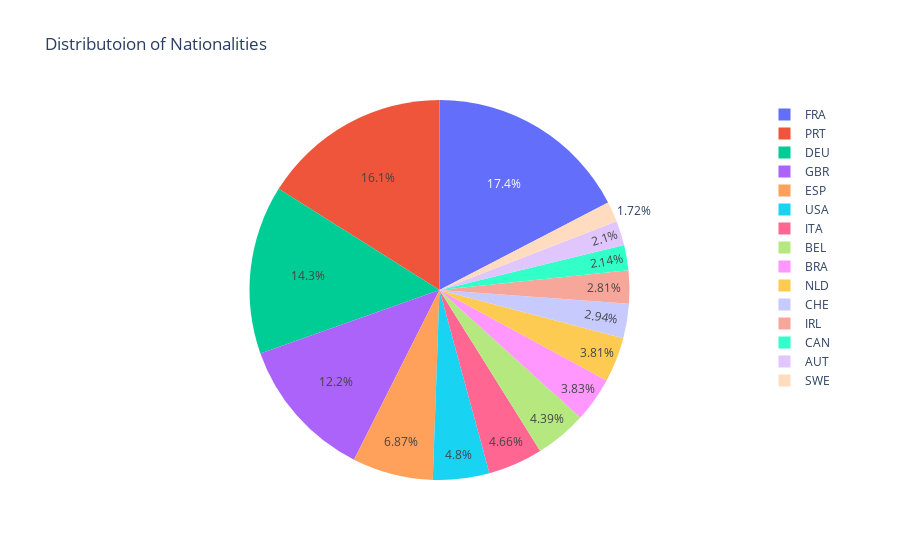

Write notebook code for a chart like this one.
### Code cell
top_15 = df['Nationality'].value_counts().head(15)
fig = px.pie( values = top_15.values,names=top_15.keys(), title='Distributoion of Nationalities')
fig.show()

### Figure 1 — Plotly figure (JSON) as saved in the notebook; plotly's stock layout.template omitted (floating-point values rounded to 4 significant figures)
{"data": [{"domain": {"x": [0, 1], "y": [0, 1]}, "hovertemplate": "label=%{label}<br>value=%{value}<extra></extra>", "labels": ["FRA", "PRT", "DEU", "GBR", "ESP", "USA", "ITA", "BEL", "BRA", "NLD", "CHE", "IRL", "CAN", "AUT", "SWE"], "legendgroup": "", "name": "", "showlegend": true, "type": "pie", "values": [12307, 11382, 10164, 8610, 4864, 3398, 3301, 3111, 2710, 2698, 2081, 1991, 1514, 1487, 1221]}], "layout": {"legend": {"tracegroupgap": 0}, "title": {"text": "Distributoion of Nationalities"}}}
